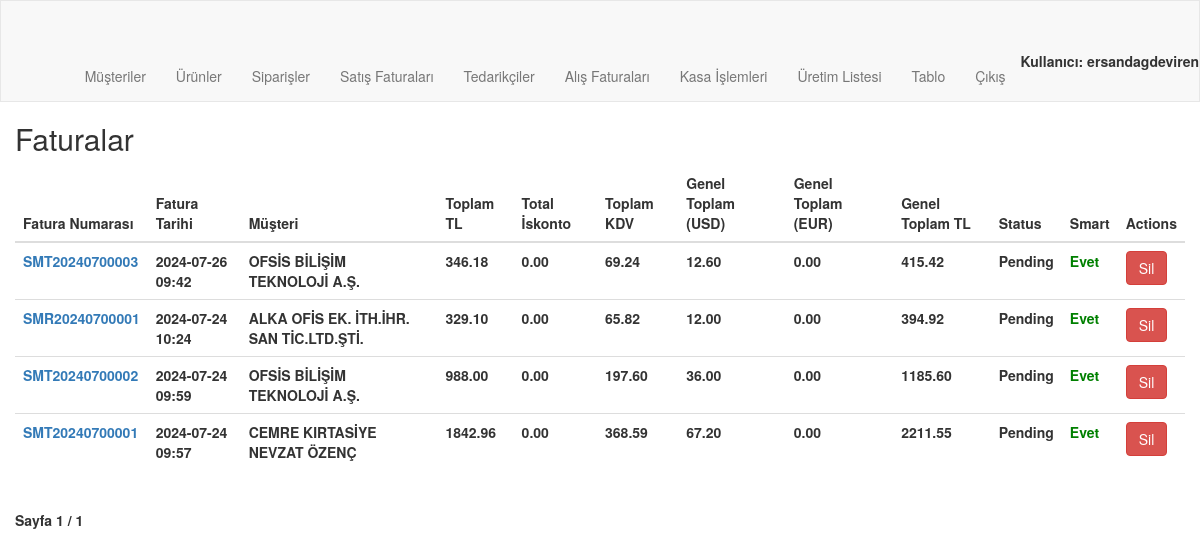
Page /order/invoices/ (signed in) on the earlier database version.
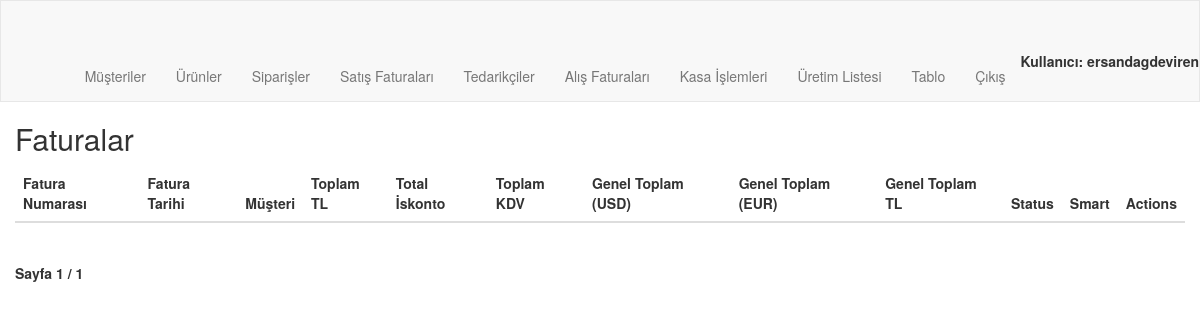
Same page on the later database version.
### order/models.py (models this page shows, shortened)
class Invoice(models.Model):
    invoice_number = models.CharField(max_length=20, unique=True, blank=True)
    order = models.OneToOneField(Order, on_delete=models.CASCADE, related_name="invoice")
    invoice_date = models.DateTimeField(auto_now_add=True)
    billing_address = models.CharField(max_length=250, blank=True)
    total_amount = models.DecimalField(max_digits=10, decimal_places=2, blank=True, default=0)
    total_discount = models.DecimalField(max_digits=10, decimal_places=2, blank=True, default=0)
    tax_amount = models.DecimalField(max_digits=10, decimal_places=2, blank=True, default=0)
    grand_total = models.DecimalField(max_digits=10, decimal_places=2, blank=True, default=0)
    grand_total_USD = models.DecimalField(max_digits=10, decimal_places=2, blank=True, default=0)
    grand_total_EUR = models.DecimalField(max_digits=10, decimal_places=2, blank=True, default=0)
    status = models.CharField(max_length=50, default='Pending')
    published = models.BooleanField(default=False)

class Order(models.Model):
    order_number = models.CharField(max_length=20, unique=True, blank=True)
    customer = models.ForeignKey(Customer, on_delete=models.PROTECT, related_name="customer_orders")
    date = models.DateTimeField(auto_now_add=True)
    user = models.ForeignKey(User, on_delete=models.CASCADE, related_name="user_orders")
    is_billed = models.BooleanField(default=False)

class Customer(models.Model):
    user = models.ForeignKey(User, on_delete=models.CASCADE, related_name="user_customers",blank=True,null=True)
    customerCode = models.CharField(max_length=50)
    companyName = models.CharField(max_length=50)
    taxOffice = models.CharField(max_length=50)
    tax_number = models.CharField(max_length=50, blank=True)
    name = models.CharField(max_length=50, blank=True)
    middleName = models.CharField(max_length=50, blank=True)
    surname = models.CharField(max_length=50, blank=True)
    city = models.CharField(max_length=50)
    district = models.CharField(max_length=50)
    adress = models.CharField(max_length=250, blank=True)
    shipping_adress=models.CharField(max_length=250, blank=True)
    country = models.CharField(max_length=50, blank=True, default="Türkiye")
    email = models.EmailField(blank=True)
    telephone = models.CharField(max_length=11, blank=True)
    customerType = models.CharField(max_length=50, blank=True)
    contactPerson = models.CharField(max_length=50, blank=True)
    E_invoice=models.BooleanField(default=True)
    def __str__(self):
        return self.companyName

### order/views.py (the view, shortened to what this page needs)
# urls.py: path('invoices/', views.invoice_list, name='invoice_list'),
@login_required
@user_passes_test(is_admin)
def invoice_list(request):
    invoices = Invoice.objects.all().order_by('-invoice_date')
    paginator = Paginator(invoices, 50)  # Show 20 invoices per page
    page_number = request.GET.get('page')
    page_obj = paginator.get_page(page_number)
    return render(request, 'order/invoice_list.html', {'page_obj': page_obj})

### order/views.py (called while the page is built)
def is_admin(user):
    return user.is_authenticated and user.is_staff

### order/Templates/order/invoice_list.html (shortened to what this page needs)
{% extends "order/navbar.html" %}
{% block content %}
    <h2>Faturalar</h2>
    <table class="table">
        <thead>
            <tr>
                <th>Fatura Numarası</th>
                <th>Fatura Tarihi</th>
                <th>Müşteri</th>
                <th>Toplam TL</th>
                <th>Total İskonto</th>
                <th>Toplam KDV</th>
                <th>Genel Toplam (USD)</th>
                <th>Genel Toplam (EUR)</th>
                <th>Genel Toplam TL</th>
                <th>Status</th>
                <th>Smart</th>
                <th>Actions</th>
            </tr>
        </thead>
        <tbody>
            {% for invoice in page_obj %}
                <tr>
                    <td><a href="{% url 'order:invoice_detail' invoice.invoice_number %}">{{ invoice.invoice_number }}</a></td>
                    <td>{{ invoice.invoice_date|date:"Y-m-d H:i" }}</td>
                    <td>{{ invoice.order.customer }}</td>
                    <td>{{ invoice.total_amount }}</td>
                    <td>{{ invoice.total_discount }}</td>
                    <td>{{ invoice.tax_amount }}</td>
                    <td>{{ invoice.grand_total_USD }}</td>
                    <td>{{ invoice.grand_total_EUR }}</td>
                    <td><b>{{ invoice.grand_total }}</b></td>
                    <td>{{ invoice.status }}</td>
                    {% if invoice.published %}
                        <td style="color:green;">Evet</td>
                    {% else %}
                        <td>Hayır</td>
                    {% endif %}
                    <td>
                        <form method="POST" onsubmit="return confirmDelete();">
                            <button type="submit" name="delete_invoice" class="btn btn-danger">Sil</button>
                        </form>
                    </td>
                </tr>
            {% endfor %}
        </tbody>
    </table>
    <div class="pagination">
        <span class="step-links">
            <span class="current">
                Sayfa {{ page_obj.number }} / {{ page_obj.paginator.num_pages }}
            </span>
        </span>
    </div>
{% endblock %}

Differences in the rows shown:
removed Invoice: invoice_number "SMT20240700003", invoice_date "2024-07-26 09:42", order.customer "OFSİS BİLİŞİM TEKNOLOJİ A.Ş.", total_amount "346.18", total_discount "0.00", tax_amount "69.24", grand_total_USD "12.60", grand_total_EUR "0.00", grand_total "415.42", status "Pending", published "Evet"
removed Invoice: invoice_number "SMR20240700001", invoice_date "2024-07-24 10:24", order.customer "ALKA OFİS EK. İTH.İHR. SAN TİC.LTD.ŞTİ.", total_amount "329.10", total_discount "0.00", tax_amount "65.82", grand_total_USD "12.00", grand_total_EUR "0.00", grand_total "394.92", status "Pending", published "Evet"
removed Invoice: invoice_number "SMT20240700002", invoice_date "2024-07-24 09:59", order.customer "OFSİS BİLİŞİM TEKNOLOJİ A.Ş.", total_amount "988.00", total_discount "0.00", tax_amount "197.60", grand_total_USD "36.00", grand_total_EUR "0.00", grand_total "1185.60", status "Pending", published "Evet"
removed Invoice: invoice_number "SMT20240700001", invoice_date "2024-07-24 09:57", order.customer "CEMRE KIRTASİYE NEVZAT ÖZENÇ", total_amount "1842.96", total_discount "0.00", tax_amount "368.59", grand_total_USD "67.20", grand_total_EUR "0.00", grand_total "2211.55", status "Pending", published "Evet"
